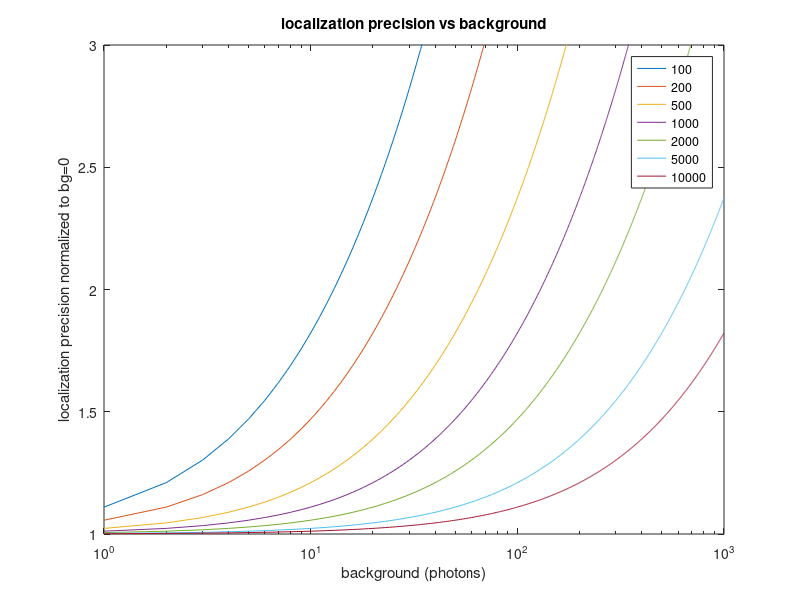

Reproduce this figure in MATLAB.
 
PSFxpix=1;
EMexcess=1;
PSFypix=1;
photall=[100 200 500 1000 2000 5000 10000];
bg=0:1:1000;
figure(77);
hold off
for k=1:length(photall)
    phot=photall(k);
lpthompson=sqrt((PSFxpix.*PSFypix+1/12)./(phot/EMexcess)+8*pi*(PSFxpix.*PSFypix).^2.*bg./( phot/EMexcess).^2);
           
semilogx(bg,lpthompson/lpthompson(1))
hold on
leg{k}=num2str(phot);
end
legend(leg)
ylim([1 3])
xlabel('background (photons)');
ylabel('localization precision normalized to bg=0')
title('localization precision vs background')